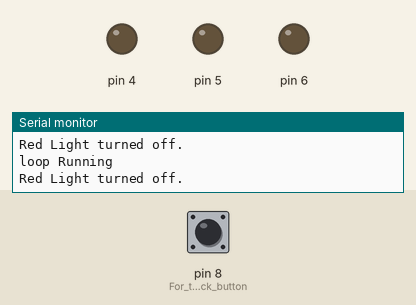
A sketch run on a simulated Arduino Uno, built with avr-gcc and run on an emulated ATmega328P. On the bench: output pins drawn as LEDs (lit = HIGH), the last lines printed to the serial monitor. The inputs (shaded band) are chosen by the test bench; at power-on: pin 8 (For_the_click_button) HIGH.

Above: at 2.8 s.
2.9 s: pin 8 (For_the_click_button) pulled LOW for 1.2 s
At 3.4 s:
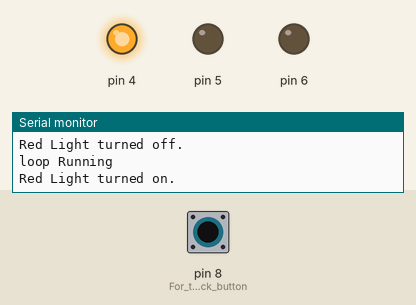
6.5 s: pin 8 (For_the_click_button) pulled LOW for 3.2 s
At 11.2 s:
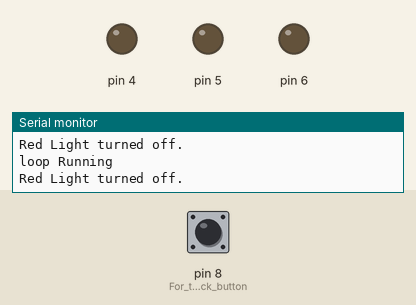
Timing chart, 0 to 12.7 s (numbered marks = the images above; inputs shaded):
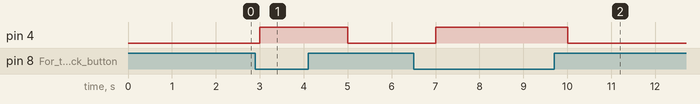

Measured:
- after the input at 2.9 s, pin 4: LOW → HIGH after 0.10 s, → LOW 2.0 s later
- after the input at 6.5 s, pin 4: LOW → HIGH after 0.50 s, → LOW 3.0 s later

The sketch:

LEDTest.ino
```cpp
#include <SoftwareSerial.h>

void setup() {
  pinMode(6, OUTPUT);
  pinMode(5, OUTPUT);
  pinMode(4, OUTPUT);
  pinMode(8, INPUT);// For the click button
  Serial.begin(9600);
}

void BlueLight(int i){
  if(i == 0){
    digitalWrite(6, LOW);
    Serial.println("Blue Light turned off.");
  }else if(i == 1){
    digitalWrite(6, HIGH);
    Serial.println("Blue Light turned on.");
  }
}

void GreenLight(int i){
  if(i == 0){
    digitalWrite(5, LOW);
    Serial.println("Green Light turned off.");
  }else if(i == 1){
    digitalWrite(5, HIGH);
    Serial.println("Green Light turned on.");
  }
}

void RedLight(int i){
  if(i == 0){
    digitalWrite(4, LOW);
    Serial.println("Red Light turned off.");
  }else if(i == 1){
    digitalWrite(4, HIGH);
    Serial.println("Red Light turned on.");
  }
}

boolean isClick(){
  int digitalInput = digitalRead(8);
  if(digitalInput == 0) return true;
  else return false;
}

void loop() {
  Serial.write("loop Running\n");
  boolean isPress = isClick();
  if(isPress) RedLight(1);
  else RedLight(0);
  delay(1000);
}
```
